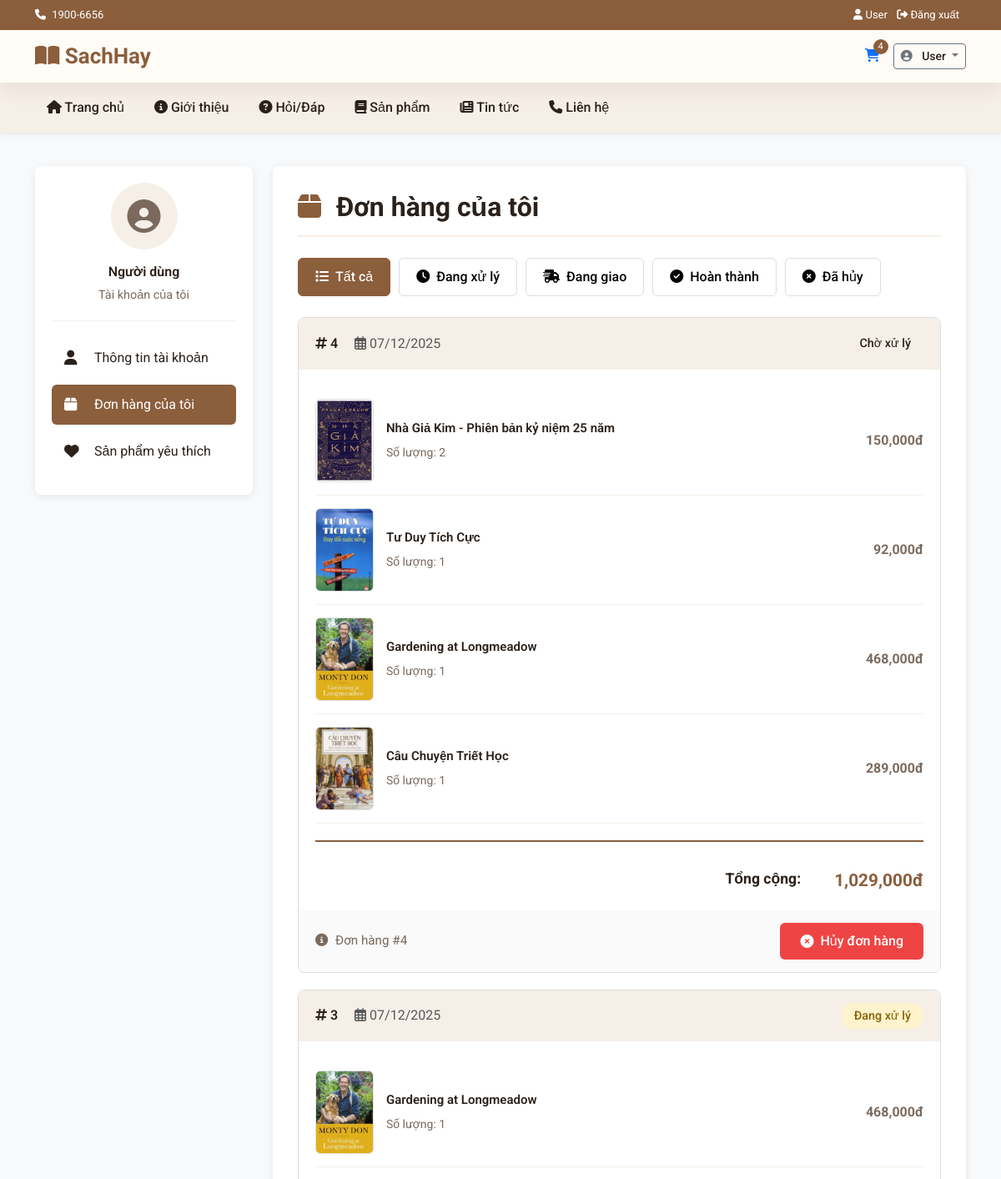
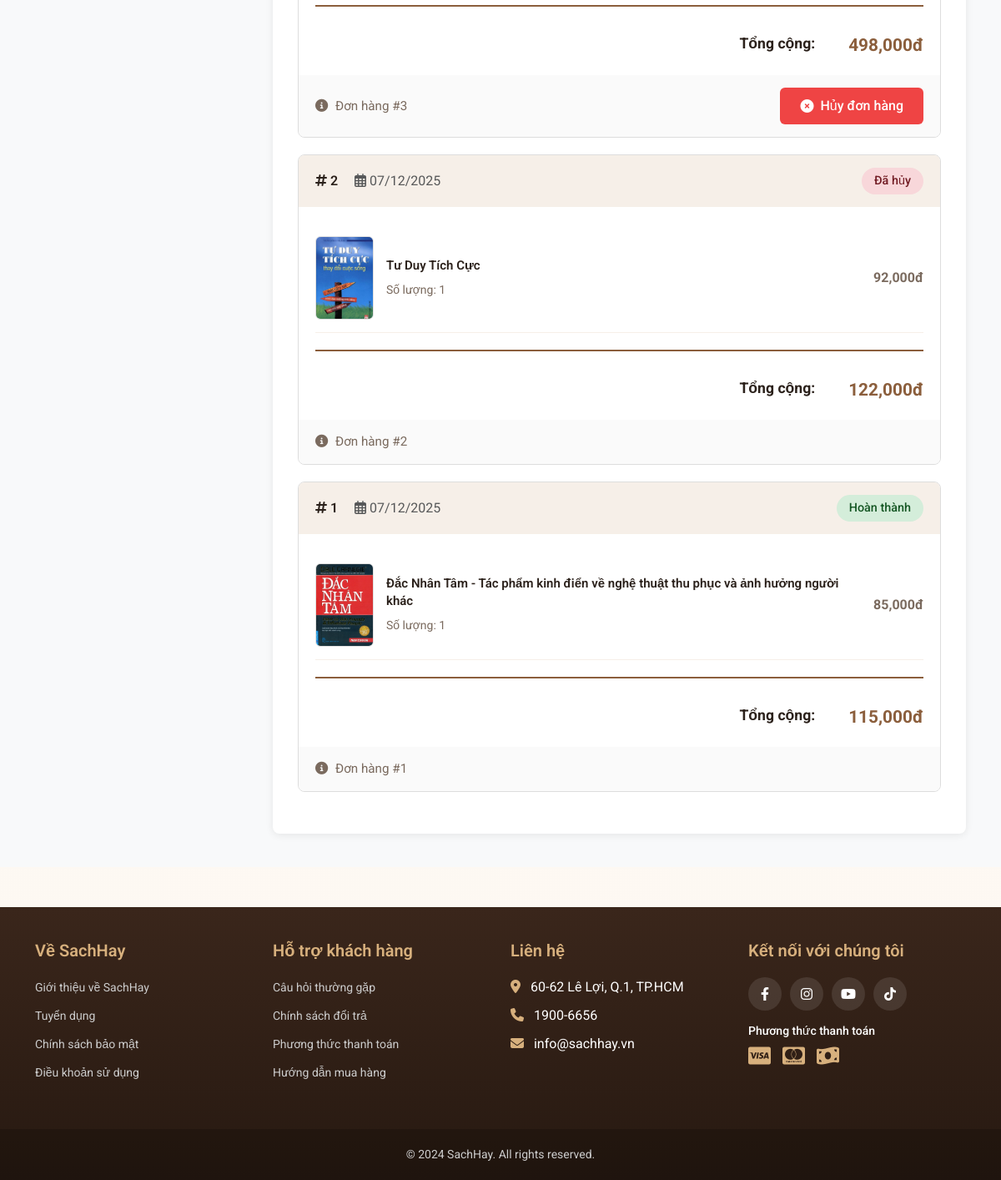
Screenshot of /customer/orders (signed in) with the database file from the repository (2 pictures, top to bottom).
### tables this page shows
CREATE TABLE `orders` (
  `order_id` int(11) NOT NULL COMMENT 'ID đơn hàng',
  `user_id` int(11) NOT NULL COMMENT 'ID người dùng đặt hàng',
  `recipient_name` varchar(255) NOT NULL COMMENT 'Tên người nhận',
  `recipient_phone` varchar(20) NOT NULL COMMENT 'Số điện thoại người nhận',
  `shipping_address` text NOT NULL COMMENT 'Địa chỉ giao hàng đầy đủ',
  `payment_method` varchar(50) DEFAULT 'COD' COMMENT 'Phương thức thanh toán: COD, E-wallet, Credit Card',
  `subtotal` decimal(10,2) NOT NULL DEFAULT 0.00 COMMENT 'Tạm tính (chưa có phí ship)',
  `shipping_fee` decimal(10,2) DEFAULT 30000.00 COMMENT 'Phí vận chuyển',
  `total_amount` decimal(10,2) NOT NULL COMMENT 'Tổng tiền = subtotal + shipping_fee',
  `status` enum('pending','processing','shipped','completed','cancelled') DEFAULT 'pending' COMMENT 'Trạng thái đơn hàng',
  `note` text DEFAULT NULL COMMENT 'Ghi chú của khách hàng',
  `created_at` timestamp NOT NULL DEFAULT current_timestamp() COMMENT 'Thời gian tạo đơn',
  `updated_at` timestamp NOT NULL DEFAULT current_timestamp() ON UPDATE current_timestamp() COMMENT 'Thời gian cập nhật'
);

CREATE TABLE `order_product` (
  `order_id` int(11) NOT NULL COMMENT 'ID đơn hàng',
  `product_id` int(11) NOT NULL COMMENT 'ID sản phẩm',
  `quantity` int(11) NOT NULL DEFAULT 1 COMMENT 'Số lượng',
  `price` decimal(10,2) NOT NULL COMMENT 'Giá tại thời điểm đặt hàng',
  `subtotal` decimal(10,2) NOT NULL COMMENT 'Thành tiền = price * quantity'
);

CREATE TABLE `product_image` (
  `product_id` int(11) NOT NULL,
  `image_url` varchar(255) NOT NULL,
  `ordinal_number` int(11) DEFAULT NULL,
  `upload_date` datetime DEFAULT NULL
);

CREATE TABLE `product` (
  `product_id` int(11) NOT NULL,
  `title` varchar(255) NOT NULL,
  `publisher` varchar(100) DEFAULT NULL,
  `published_date` date DEFAULT NULL COMMENT 'Date the product was published.',
  `supplier` varchar(100) DEFAULT NULL,
  `description` text DEFAULT NULL,
  `year` int(11) DEFAULT NULL,
  `language` varchar(50) DEFAULT NULL,
  `pages` int(11) DEFAULT NULL COMMENT 'Number of pages in the product.',
  `product_type` varchar(50) DEFAULT NULL,
  `stock_quantity` int(11) NOT NULL,
  `price` decimal(12,2) NOT NULL,
  `old_price` decimal(12,2) DEFAULT NULL COMMENT 'The original price before discount. NULL if not on sale.',
  `weight` decimal(10,2) DEFAULT NULL,
  `dimensions` varchar(50) DEFAULT NULL COMMENT 'Physical dimensions of the product (e.g., 13 x 20.5 cm).',
  `size` varchar(255) DEFAULT NULL
);

### app/controllers/CustomerController.php (called while the page is built, shortened)
<?php
class CustomerController extends Controller {
    public function orders() {
        $userId = $_SESSION['user_id'] ?? $_SESSION['users_id'] ?? null;
        require_once APP_ROOT . '/models/Order.php';
        $orderModel = new Order();
        $ordersData = $orderModel->getOrdersByUserId($userId, 20, 0);
        $orders = [];
        foreach ($ordersData as $order) {
            $items = $orderModel->getOrderProducts($order['order_id']);
            $formattedItems = [];
            foreach ($items as $item) {
                $formattedItems[] = [
                    'product_id' => $item['product_id'],
                    'product_name' => $item['title'],
                    'quantity' => $item['quantity'],
                    'price' => $item['price'],
                    'subtotal' => $item['subtotal'],
                    'image' => $item['image_url'] ?? 'images/product-page/default.jpg',
                    'author' => $item['author'] ?? 'N/A'
                ];
            }
            $statusMap = [
                'pending' => 'Chờ xử lý',
                'processing' => 'Đang xử lý',
                'shipped' => 'Đang giao',
                'completed' => 'Hoàn thành',
                'cancelled' => 'Đã hủy'
            ];
            $orders[] = [
                'order_id' => $order['order_id'],
                'order_date' => $order['created_at'],
                'status' => $order['status'],
                'status_text' => $statusMap[$order['status']] ?? $order['status'],
                'total' => $order['total_amount'],
                'shipping_fee' => $order['shipping_fee'],
                'subtotal' => $order['subtotal'],
                'payment_method' => $order['payment_method'],
                'shipping_address' => $order['shipping_address'],
                'note' => $order['note'],
                'items' => $formattedItems
            ];
        }
        $data = [
            'title' => 'Đơn hàng của tôi - ' . APP_NAME,
            'page' => 'customer',
            'orders' => $orders
        ];
        $this->view('customer/orders', $data);
    }
}

### app/core/App.php (called while the page is built, shortened)
<?php
class App {
    protected $method = "index";
    public function __construct() {
        $url = $this->parseURL();
        if(isset($url[0]) && !empty($url[0])) {
            $controllerFile = APP_ROOT . '/controllers/' . ucfirst($url[0]) . 'Controller.php';
            if(file_exists($controllerFile)) {
                unset($url[0]);
            } else {
                $this->redirectToLanding();
                return;
            }
        }
        $this->controller = new $this->controller;
        if(isset($url[1]) && !empty($url[1])) {
            if(method_exists($this->controller, $url[1])) {
                $this->method = $url[1];
                unset($url[1]);
            } else {
                $this->redirectToLanding();
                return;
            }
        }
        $this->params = $url ? array_values($url) : [];
        call_user_func_array([$this->controller, $this->method], $this->params);
    }
    private function parseURL() {
        if(isset($_GET["url"])) {
            return explode('/', filter_var(rtrim($_GET['url'], '/'), FILTER_SANITIZE_URL));
        }
        return [];
    }
}

### public/index.php (called while the page is built, shortened)
<?php
$app = new App();

### app/core/DB.php (called while the page is built, shortened)
<?php
class DB
{
    public function __construct()
    {
        $this->host = DB_HOST;
        $this->username = DB_USER;
        $this->password = DB_PASS;
        $this->dbname = DB_NAME;
        $this->port = DB_PORT;
        try {
            $this->con = new PDO(
                "mysql:host={$this->host};port={$this->port};dbname={$this->dbname};charset=utf8mb4",
                $this->username,
                $this->password,
                [
                    PDO::ATTR_ERRMODE => PDO::ERRMODE_EXCEPTION,
                    PDO::ATTR_DEFAULT_FETCH_MODE => PDO::FETCH_ASSOC,
                    PDO::ATTR_EMULATE_PREPARES => false
                ]
            );
        } catch (PDOException $e) {
            die("Connection failed: " . $e->getMessage());
        }
    }
}

### app/models/Order.php (called while the page is built, shortened)
<?php
class Order {
    private $db;
    public function __construct() {
        $dbInstance = new DB();
        $this->db = $dbInstance->con;
    }
    public function getOrderProducts($orderId) {
        $query = "SELECT op.*,
                         p.title,
                         pi.image_url,
                         GROUP_CONCAT(ap.author_name SEPARATOR ', ') as author
                  FROM order_product op
                  JOIN product p ON op.product_id = p.product_id
                  LEFT JOIN product_image pi ON p.product_id = pi.product_id
                  LEFT JOIN author_of_product ap ON p.product_id = ap.product_id
                  WHERE op.order_id = :order_id
                  GROUP BY op.order_id, op.product_id";
        $stmt = $this->db->prepare($query);
        $stmt->bindParam(':order_id', $orderId, PDO::PARAM_INT);
        $stmt->execute();
        return $stmt->fetchAll(PDO::FETCH_ASSOC);
    }
    public function getOrdersByUserId($userId, $limit = 10, $offset = 0) {
        $query = "SELECT * FROM orders
                  WHERE user_id = :user_id
                  ORDER BY created_at DESC
                  LIMIT :limit OFFSET :offset";
        $stmt = $this->db->prepare($query);
        $stmt->bindParam(':user_id', $userId, PDO::PARAM_INT);
        $stmt->bindParam(':limit', $limit, PDO::PARAM_INT);
        $stmt->bindParam(':offset', $offset, PDO::PARAM_INT);
        $stmt->execute();
        return $stmt->fetchAll(PDO::FETCH_ASSOC);
    }
}

### app/views/customer/orders.php (the view, shortened to what this page needs)
<?php require_once APP_ROOT . '/views/components/header.php'; ?>
<div class="customer-container">
    <div class="container">
        <div class="row">
            <div class="col-lg-3">
                <?php require_once APP_ROOT . '/views/customer/sidebar.php'; ?>
            </div>
            <div class="col-lg-9">
                <div class="customer-content">
                    <h2 class="page-title">
                        <i class="fas fa-box"></i>
                        Đơn hàng của tôi
                    </h2>
                    <div class="order-filters">
                        <button class="filter-btn active" data-status="all">
                            <i class="fas fa-list me-2"></i>Tất cả
                        </button>
                        <button class="filter-btn" data-status="processing">
                            <i class="fas fa-clock me-2"></i>Đang xử lý
                        </button>
                        <button class="filter-btn" data-status="shipping">
                            <i class="fas fa-shipping-fast me-2"></i>Đang giao
                        </button>
                        <button class="filter-btn" data-status="completed">
                            <i class="fas fa-check-circle me-2"></i>Hoàn thành
                        </button>
                        <button class="filter-btn" data-status="cancelled">
                            <i class="fas fa-times-circle me-2"></i>Đã hủy
                        </button>
                    </div>
                    <div class="orders-list">
                        <?php if (!empty($orders)): ?>
                            <?php foreach ($orders as $order): ?>
                                <div class="order-card" data-status="<?= $order['status'] ?>">
                                    <div class="order-header">
                                        <div>
                                            <span class="order-id">
                                                <i class="fas fa-hashtag"></i>
                                                <?= htmlspecialchars($order['order_id']) ?>
                                            </span>
                                            <span class="text-muted ms-3">
                                                <i class="far fa-calendar-alt"></i>
                                                <?= date('d/m/Y', strtotime($order['order_date'])) ?>
                                            </span>
                                        </div>
                                        <span class="order-status status-<?= $order['status'] ?>">
                                            <?= htmlspecialchars($order['status_text']) ?>
                                        </span>
                                    </div>
                                    <div class="order-body">
                                        <?php foreach ($order['items'] as $item): ?>
                                            <div class="order-item">
                                                <a href="<?= BASE_URL ?>product/detail/<?= $item['product_id'] ?>" class="order-item-image">
                                                    <img src="<?= BASE_URL . $item['image'] ?>" alt="<?= htmlspecialchars($item['product_name']) ?>">
                                                </a>
                                                <div class="order-item-info">
                                                    <a href="<?= BASE_URL ?>product/detail/<?= $item['product_id'] ?>" class="order-item-name">
                                                        <?= htmlspecialchars($item['product_name']) ?>
                                                    </a>
                                                    <div class="order-item-qty">
                                                        Số lượng: <?= $item['quantity'] ?>
                                                    </div>
                                                </div>
                                                <div class="order-item-price">
                                                    <?= number_format($item['subtotal']) ?>đ
                                                </div>
                                            </div>
                                        <?php endforeach; ?>
                                        <div class="order-summary-inline">
                                            <div class="summary-row summary-total">
                                                <span class="summary-label">Tổng cộng:</span>
                                                <span class="summary-value"><?= number_format($order['total']) ?>đ</span>
                                            </div>
                                        </div>
                                    </div>
                                    <div class="order-footer">
                                        <div class="order-info-text">
                                            <i class="fas fa-info-circle"></i>
                                            <span>Đơn hàng #<?= $order['order_id'] ?></span>
                                        </div>
                                        <?php if (in_array($order['status'], ['pending', 'processing'])): ?>
                                            <button class="btn-order btn-cancel" onclick="confirmCancelOrder(<?= $order['order_id'] ?>)">
                                                <i class="fas fa-times-circle"></i> Hủy đơn hàng
                                            </button>
                                        <?php endif; ?>
                                    </div>
                                </div>
                            <?php endforeach; ?>
                        <?php endif; ?>
                    </div>
                </div>
            </div>
        </div>
    </div>
</div>
<?php require_once APP_ROOT . '/views/components/footer.php'; ?>

### rows the page displays
orders: order_id "4", order_date "07/12/2025", status_text "Chờ xử lý", product_name "Tư Duy Tích Cực", quantity "1", subtotal "92,000", product_name "Gardening at Longmeadow", subtotal "468,000", total_amount "1,029,000"
order_product: product_image.image_url (picture), product.title "Nhà Giả Kim - Phiên bản kỷ niệm 25 năm", quantity "2", subtotal "150,000"
order_product: product_image.image_url (picture), product.title "Câu Chuyện Triết Học", quantity "1", subtotal "289,000"
orders: order_id "3", created_at "07/12/2025", status_text "Đang xử lý", product_name "Gardening at Longmeadow", quantity "1", subtotal "468,000", total_amount "498,000"
orders: order_id "2", created_at "07/12/2025", status_text "Đã hủy", product_name "Tư Duy Tích Cực", quantity "1", subtotal "92,000", total_amount "122,000"
orders: order_id "1", created_at "07/12/2025", status_text "Hoàn thành", total_amount "115,000"
order_product: product_image.image_url (picture), product.title "Đắc Nhân Tâm - Tác phẩm kinh điển về nghệ thuật thu phục và ảnh hưởng người khác", quantity "1", subtotal "85,000"

### other values shown
$user['name'] "User"
$cartCount "4"
$_SESSION['users_username'] "Người dùng"
APP_NAME "SachHay"
